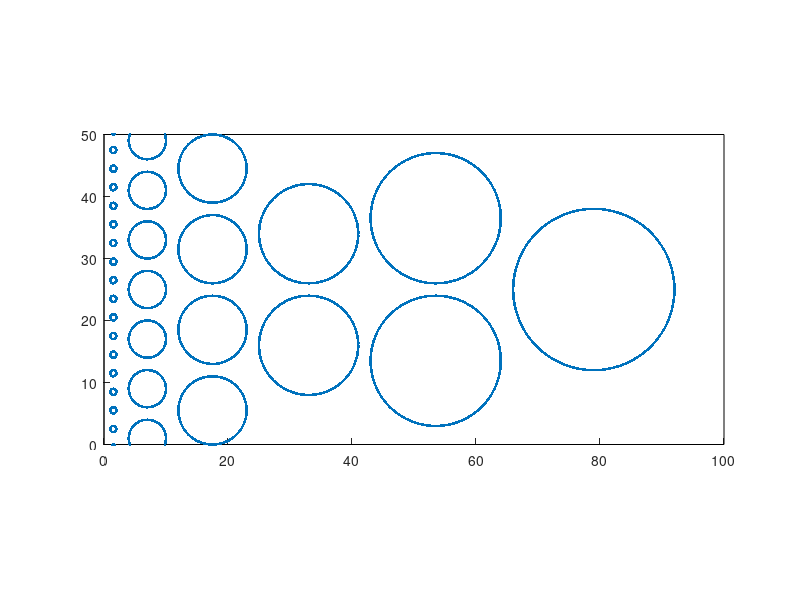

MATLAB code to generate this figure:
clc;
close all;
clear;

theta = linspace(0, 2*pi, 1000); 
[x, y] = pol2cart(theta, ones(size(theta)));
circle = [x; y; ones(size(x))];

T = @(tx, ty) [eye(3,2) [tx ty 1]'];
S = @(sx, sy) [sx, 0,  0; 
               0,  sy, 0;
               0,  0,  1];  
R = @(theta) [cos(theta)  sin(theta) 0;
              -sin(theta) cos(theta) 0;
              0           0          1];
          
array = [];
d = [1, 6, 11, 16, 21, 26];
trans_x = 0;

for i = 1:6
    array_c = [];
    if (i == 1)
        trans_x = d(i)+trans_x;
    else
        trans_x = 4+d(i)+d(i-1)+trans_x;
    end
    new_circle = T((trans_x+2)/2, d(i)+2)*S(d(i)/2, d(i)/2)*circle;
    array_c = horzcat(array_c, new_circle);
    j = 1;
    sum = mean(new_circle(2,:));
    while(j< idivide(49, int16(d(i)+1),'floor'))
        new_circle_y = T(0, j*(2+d(i)))*new_circle;
        array_c = horzcat(array_c, new_circle_y);
        j = j+1;
        sum = sum + mean(new_circle_y(2,:));
    end
    
    avg = sum/j;
    array_c(2,:) = array_c(2,:)+25-avg;
    array = [array array_c];
end


rectangle('Position',[0 0 100 50]) 
hold on;

plot(array(1,:), array(2,:), '.')
axis ([0 100 0 50], 'equal');